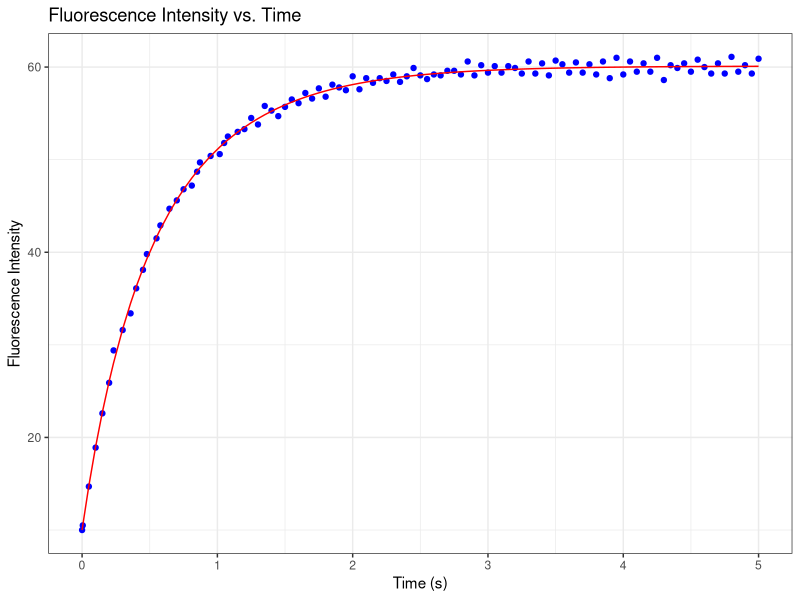

Reproduce this figure in R.
# Author: Michael Jaggi
# Course: BCH 306 - Part "Binding equilibria and ITC" (Jelezarov)

# Load required libraries
library(ggplot2)
library(minpack.lm)

# Load data
time <- c(0, 0.005, 0.05, 0.1, 0.15, 0.2, 0.23274, 0.3, 0.35851, 0.4, 0.45, 0.47881, 
          0.55, 0.57861, 0.64559, 0.7, 0.75, 0.811, 0.85, 0.87116, 0.95, 1.01743, 
          1.05, 1.07758, 1.15, 1.2, 1.25, 1.3, 1.35, 1.4, 1.45, 1.5, 1.55, 1.6, 
          1.65, 1.7, 1.75, 1.8, 1.85, 1.9, 1.95, 2, 2.05, 2.1, 2.15, 2.2, 2.25, 
          2.3, 2.35, 2.4, 2.45, 2.5, 2.55, 2.6, 2.65, 2.7, 2.75, 2.8, 2.85, 2.9, 
          2.95, 3, 3.05, 3.1, 3.15, 3.2, 3.25, 3.3, 3.35, 3.4, 3.45, 3.5, 3.55, 
          3.6, 3.65, 3.7, 3.75, 3.8, 3.85, 3.9, 3.95, 4, 4.05, 4.1, 4.15, 4.2, 
          4.25, 4.3, 4.35, 4.4, 4.45, 4.5, 4.55, 4.6, 4.65, 4.7, 4.75, 4.8, 4.85, 
          4.9, 4.95, 5) 

em_intensity <- c(10, 10.5, 14.7, 18.9, 22.6, 25.9, 29.4, 31.6, 33.4, 36.1, 38.1, 
                  39.8, 41.5, 42.9, 44.7, 45.6, 46.8, 47.2, 48.7, 49.7, 50.4, 50.6, 
                  51.8, 52.5, 53, 53.3, 54.5, 53.8, 55.8, 55.3, 54.7, 55.7, 56.5, 
                  56.1, 57.2, 56.6, 57.7, 56.8, 58.1, 57.8, 57.5, 59, 57.6, 58.8, 
                  58.3, 58.8, 58.5, 59.2, 58.4, 59, 59.9, 59.1, 58.7, 59.2, 59.1, 
                  59.6, 59.6, 59.2, 60.6, 59.1, 60.2, 59.4, 60.1, 59.4, 60.1, 59.9, 
                  59.3, 60.6, 59.3, 60.4, 59.1, 60.7, 60.3, 59.4, 60.5, 59.4, 60.3, 
                  59.2, 60.6, 58.8, 61, 59.2, 60.6, 59.5, 60.4, 59.5, 61, 58.6, 60.2, 
                  59.9, 60.4, 59.5, 60.8, 60, 59.3, 60.4, 59.3, 61.1, 59.5, 60.2, 
                  59.3, 60.9)

# Initial concentrations
P_init <- 10E-06 # in M
L_init <- 10E-06 # in M

# Store data in a dataframe
data1 <- data.frame(time, em_intensity)

# Define functions for equilibrium calculations
b_function <- function(kd, ka, L_init) {
    return(kd / (ka * L_init))
}

s_function <- function(b) {
    return(sqrt(4 * b + b^2))
}

z_function <- function(ka, L_init, b, s, t) {
    return(((2 + b - s) / (2 + b + s)) * exp(-ka * L_init * t))
}

get_P_and_L <- function(P_init, z, b, s) {
    return(((z * b + z * s - b + s) / (1 - z)) * (P_init / 2))
}

# Define fit function for fluorescence intensity
fit_function_S <- function(time, S_eq, S_max, ka, kd) {
    b <- b_function(kd, ka, L_init)
    s <- s_function(b)
    z <- z_function(ka, L_init, b, s, time)
    P_and_L <- get_P_and_L(P_init, z, b, s)
    return(S_eq + S_max * (1 - (P_and_L / P_init)))
}

# Fit the data using non-linear regression
nls_fit <- nlsLM(em_intensity ~ fit_function_S(time, S_eq, S_max, ka, kd),
                 start = list(S_eq = 60, S_max = 50.9, ka = 1e6, kd = 1e-3),
                 data = data1, control = nls.lm.control(maxiter = 500))

# Print the fitted parameters
print(summary(nls_fit))

# Generate fitted values for plotting
data1$fitted <- predict(nls_fit)

# Plot the data and fitted curve
p1 <- ggplot(data1, aes(x = time, y = em_intensity)) +
    geom_point(color = "blue") +
    geom_line(aes(y = fitted), color = "red") +
    labs(title = "Fluorescence Intensity vs. Time", x = "Time (s)", y = "Fluorescence Intensity") +
    theme_bw()

print(p1)
